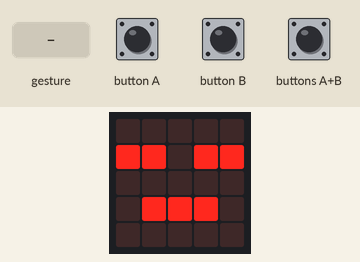
Bench run of a program on a simulated BBC micro:bit (MakeCode). On the bench: the board's 5×5 LED display. Inputs (shaded band) come from the test bench. Random numbers come from a fixed seed; a tilt is held for 1.5 s and a shake lasts 1 s, then the board lies face up again.

Above: at 3.3 s.
At 11.4 s:
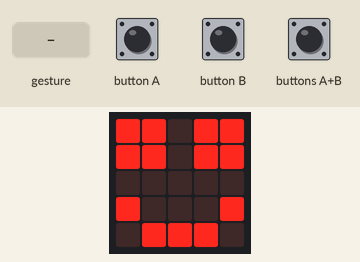
11.5 s: gesture 'shake'
At 12.4 s:
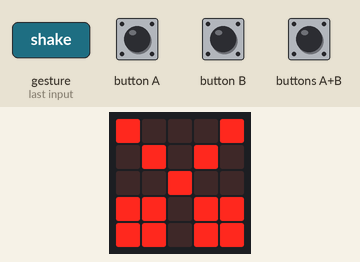
14.5 s: gesture 'shake'
At 15.9 s:
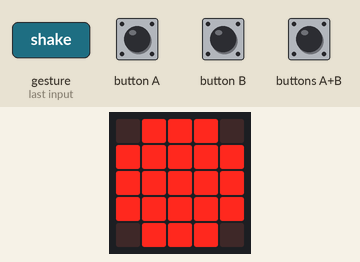
17.5 s: buttons A+B pressed for 0.15 s
At 18.8 s:
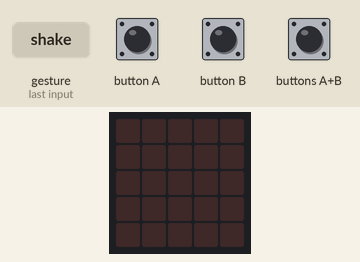
Timing chart, 0 to 20.5 s (numbered marks = the images above; inputs shaded):
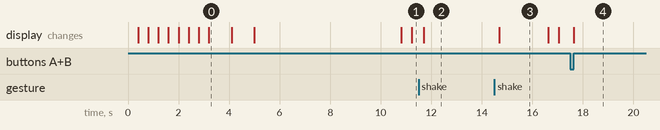

The program:

main.ts
```typescript
input.onGesture(Gesture.Shake, function () {
    hånd = randint(1, 3)
    if (hånd == 1) {
        basic.showLeds(`
            # . . . #
            . # . # .
            . . # . .
            # # . # #
            # # . # #
            `)
    }
    if (hånd == 2) {
        basic.showLeds(`
            # # # # #
            # # # # #
            # # # # #
            # # # # #
            # # # # #
            `)
    }
    if (hånd == 3) {
        basic.showLeds(`
            . # # # .
            # # # # #
            # # # # #
            # # # # #
            . # # # .
            `)
    }
})
input.onButtonPressed(Button.AB, function () {
    basic.clearScreen()
})
let hånd = 0
for (let index = 0; index < 4; index++) {
    basic.showLeds(`
        . . . . .
        # # . # #
        . . . . .
        . # # # .
        . . . . .
        `)
    basic.pause(1)
    basic.showLeds(`
        . . . . .
        . . . . .
        . . . . .
        . . . . .
        . . . . .
        `)
}
basic.showLeds(`
    . . . . .
    # # . # #
    . . . . .
    . # # # .
    . . . . .
    `)
basic.pause(500)
basic.showLeds(`
    # # . # #
    # # . # #
    . . . . .
    . # # # .
    . . . . .
    `)
basic.pause(500)
basic.showLeds(`
    # # . # #
    # # . # #
    . . . . .
    # . . . #
    . # # # .
    `)
basic.forever(function () {
    basic.showLeds(`
        # # . # #
        # # . # #
        . . . . .
        # . . . #
        . # # # .
        `)
    basic.pause(5000)
    basic.showLeds(`
        . . . . .
        # # . # #
        . . . . .
        # . . . #
        . # # # .
        `)
})
```

test.ts
```typescript
// testene settes inn her; disse vil ikke kompilert så lenge denne pakken blir brukt som en utvidelse.
```

Measured:
- after the input at 11.5 s, the display: changes after 0.20 s (image 2)
- what the display in image 0 shows lasts 0.9 s, from 3.2 s to 4.1 s
- what the display in image 3 shows lasts 1.9 s, from 14.7 s to 16.6 s
